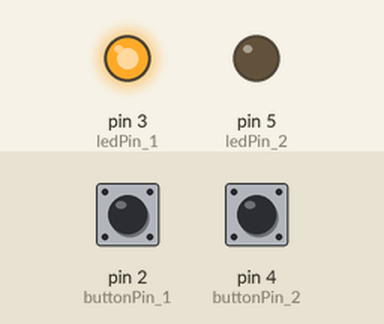
Bench run of a sketch on a simulated Arduino Uno, built with avr-gcc and run on an emulated ATmega328P. On the bench: output pins drawn as LEDs (lit = HIGH). The test bench sets the inputs (shaded band); at power-on: pin 2 (buttonPin_1) HIGH, pin 4 (buttonPin_2) HIGH.

Above: at 1.2 s.
1.3 s: pin 2 (buttonPin_1) pulled LOW for 0.15 s
At 2.5 s:
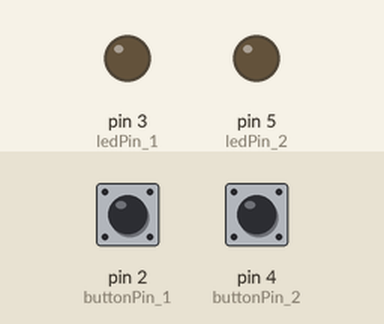
2.9 s: pin 4 (buttonPin_2) pulled LOW for 0.15 s
At 3.8 s:
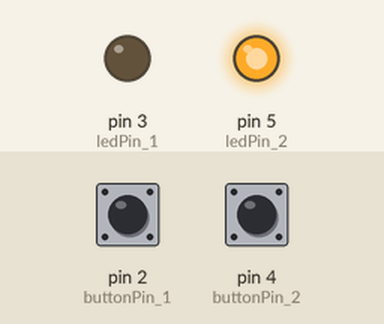
4.5 s: pin 2 (buttonPin_1) pulled LOW for 1 s
At 5.1 s:
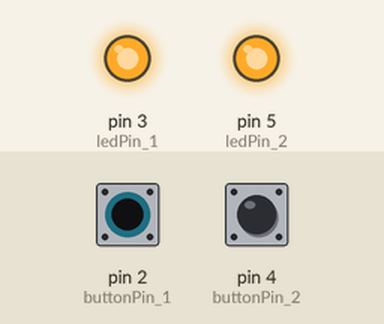
7.0 s: pin 2 (buttonPin_1) pulled LOW for 3.2 s
At 8.2 s:
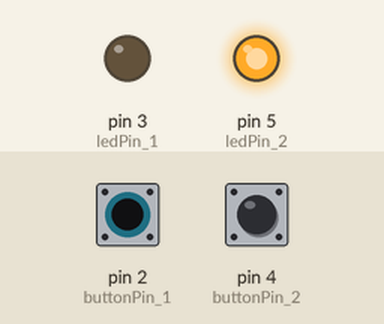
11.7 s: pin 4 (buttonPin_2) pulled LOW for 1 s
At 12.9 s:
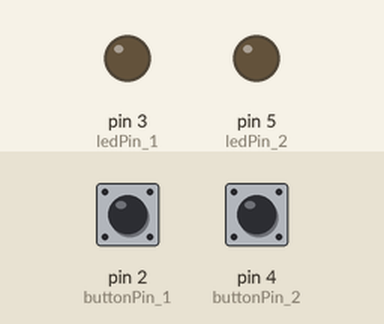
Timing chart, 0 to 14.7 s (numbered marks = the images above; inputs shaded):
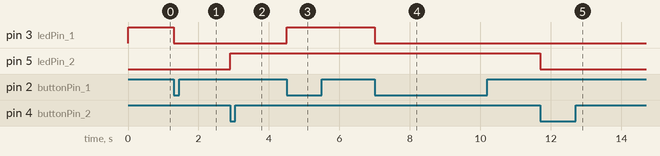

The sketch:

09_SW2_LED2_cntl_edge.ino
```cpp
/*
  하드웨어 설계
  - SW1는 Active LOW
  - LED1는 Active LOW
  - SW2는 Active HIGH
  - LED2는 Active HIGH
*/

const int ledPin_1 = 3;
const int buttonPin_1 = 2;
int led_flag_1 = 0;  // 0:OFF, 1:ON
int cur_btn_val_1 = HIGH, pre_btn_val_1 = HIGH;

const int ledPin_2 = 5;
const int buttonPin_2 = 4;
int led_flag_2 = 0;  // 0:OFF, 1:ON
int cur_btn_val_2 = LOW, pre_btn_val_2 = LOW;

void setup() {
  // put your setup code here, to run once:
  Serial.begin(115200);
  pinMode(buttonPin_1, INPUT);
  pinMode(ledPin_1, OUTPUT);
  pinMode(buttonPin_2, INPUT);
  pinMode(ledPin_2, OUTPUT);

  // LED를 끄고 시작
  digitalWrite(ledPin_1, HIGH);
  digitalWrite(ledPin_2, LOW);
}

void loop() {
  // put your main code here, to run repeatedly:
  // 현재값 저장
  cur_btn_val_1 = digitalRead(buttonPin_1);
  cur_btn_val_2 = digitalRead(buttonPin_2);

  if (pre_btn_val_1 == HIGH && cur_btn_val_1 == LOW) {
    if (led_flag_1 == 0) {  // 꺼져 있으면 키고
      digitalWrite(ledPin_1, LOW);
      led_flag_1 = 1;
    } else {  // 켜져 있으면 끄고
      digitalWrite(ledPin_1, HIGH);
      led_flag_1 = 0;
    }
  }

  if (pre_btn_val_2 == HIGH && cur_btn_val_2 == LOW) {
    if (led_flag_2 == 0) {  // 꺼져 있으면 키고
      digitalWrite(ledPin_2, HIGH);
      led_flag_2 = 1;
    } else {  // 켜져 있으면 끄고
      digitalWrite(ledPin_2, LOW);
      led_flag_2 = 0;
    }
  }

  // 이전값 갱신
  pre_btn_val_1 = cur_btn_val_1;
  pre_btn_val_2 = cur_btn_val_2;
}
```

Measured:
- after the input at 1.3 s, pin 3 (ledPin_1): HIGH → LOW at once
- after the input at 2.9 s, pin 5 (ledPin_2): LOW → HIGH at once
- after the input at 4.5 s, pin 3 (ledPin_1): LOW → HIGH at once
- after the input at 7.0 s, pin 3 (ledPin_1): HIGH → LOW at once
- after the input at 11.7 s, pin 5 (ledPin_2): HIGH → LOW at once
